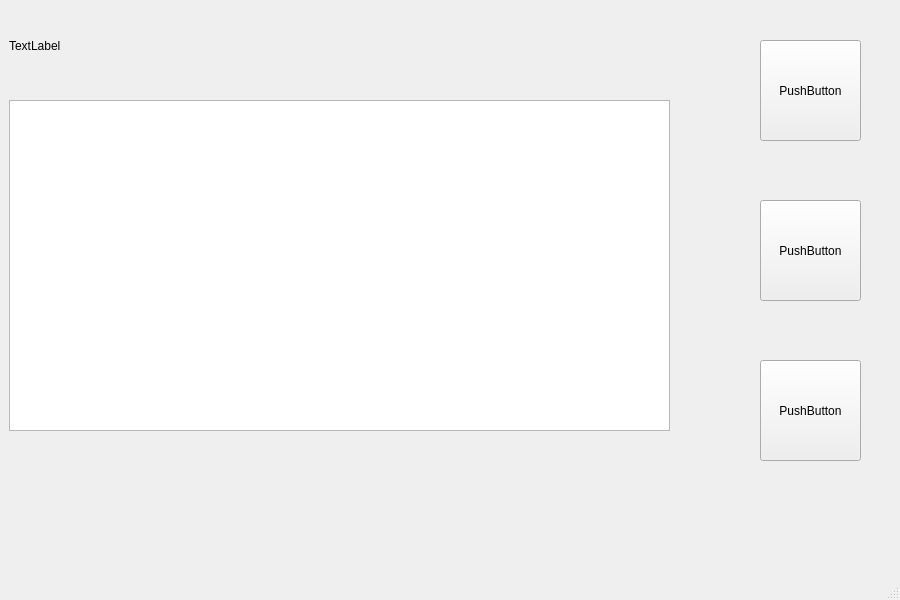
<?xml version="1.0" encoding="UTF-8"?>
<ui version="4.0">
 <class>MainWindow</class>
 <widget class="QMainWindow" name="MainWindow">
  <property name="geometry">
   <rect>
    <x>0</x>
    <y>0</y>
    <width>900</width>
    <height>600</height>
   </rect>
  </property>
  <property name="windowTitle">
   <string>MainWindow</string>
  </property>
  <property name="tabShape">
   <enum>QTabWidget::Rounded</enum>
  </property>
  <widget class="QWidget" name="centralwidget">
   <widget class="QLabel" name="label">
    <property name="geometry">
     <rect>
      <x>9</x>
      <y>0</y>
      <width>661</width>
      <height>91</height>
     </rect>
    </property>
    <property name="text">
     <string>TextLabel</string>
    </property>
   </widget>
   <widget class="QPushButton" name="pushButton">
    <property name="geometry">
     <rect>
      <x>760</x>
      <y>40</y>
      <width>101</width>
      <height>101</height>
     </rect>
    </property>
    <property name="text">
     <string>PushButton</string>
    </property>
   </widget>
   <widget class="QPushButton" name="pushButton_2">
    <property name="geometry">
     <rect>
      <x>760</x>
      <y>200</y>
      <width>101</width>
      <height>101</height>
     </rect>
    </property>
    <property name="text">
     <string>PushButton</string>
    </property>
   </widget>
   <widget class="QPushButton" name="pushButton_3">
    <property name="geometry">
     <rect>
      <x>760</x>
      <y>360</y>
      <width>101</width>
      <height>101</height>
     </rect>
    </property>
    <property name="text">
     <string>PushButton</string>
    </property>
   </widget>
   <widget class="QTableWidget" name="tableWidget">
    <property name="geometry">
     <rect>
      <x>9</x>
      <y>100</y>
      <width>661</width>
      <height>331</height>
     </rect>
    </property>
   </widget>
  </widget>
  <widget class="QMenuBar" name="menubar">
   <property name="geometry">
    <rect>
     <x>0</x>
     <y>0</y>
     <width>900</width>
     <height>21</height>
    </rect>
   </property>
  </widget>
  <widget class="QStatusBar" name="statusbar"/>
 </widget>
 <resources/>
 <connections/>
</ui>
